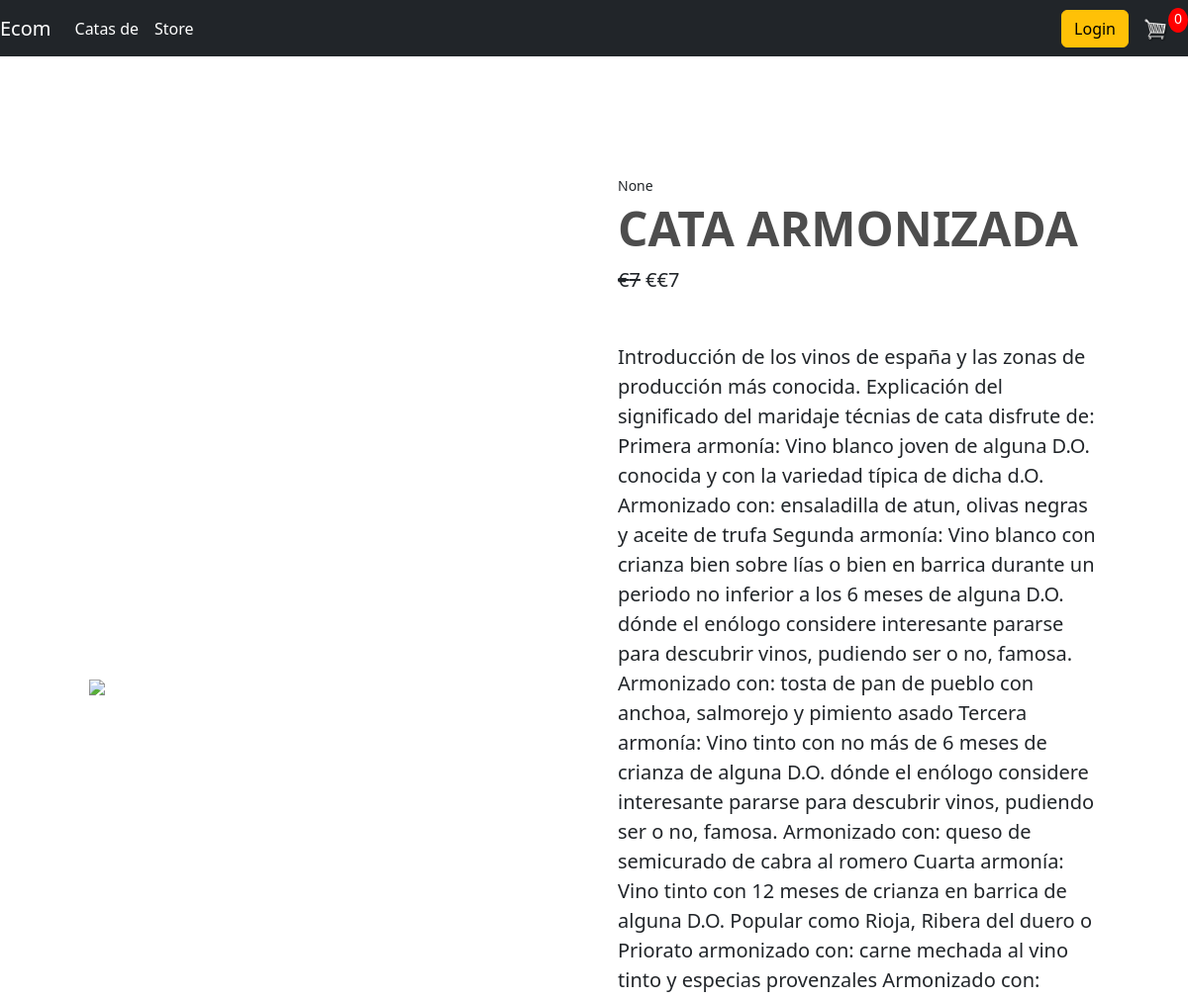
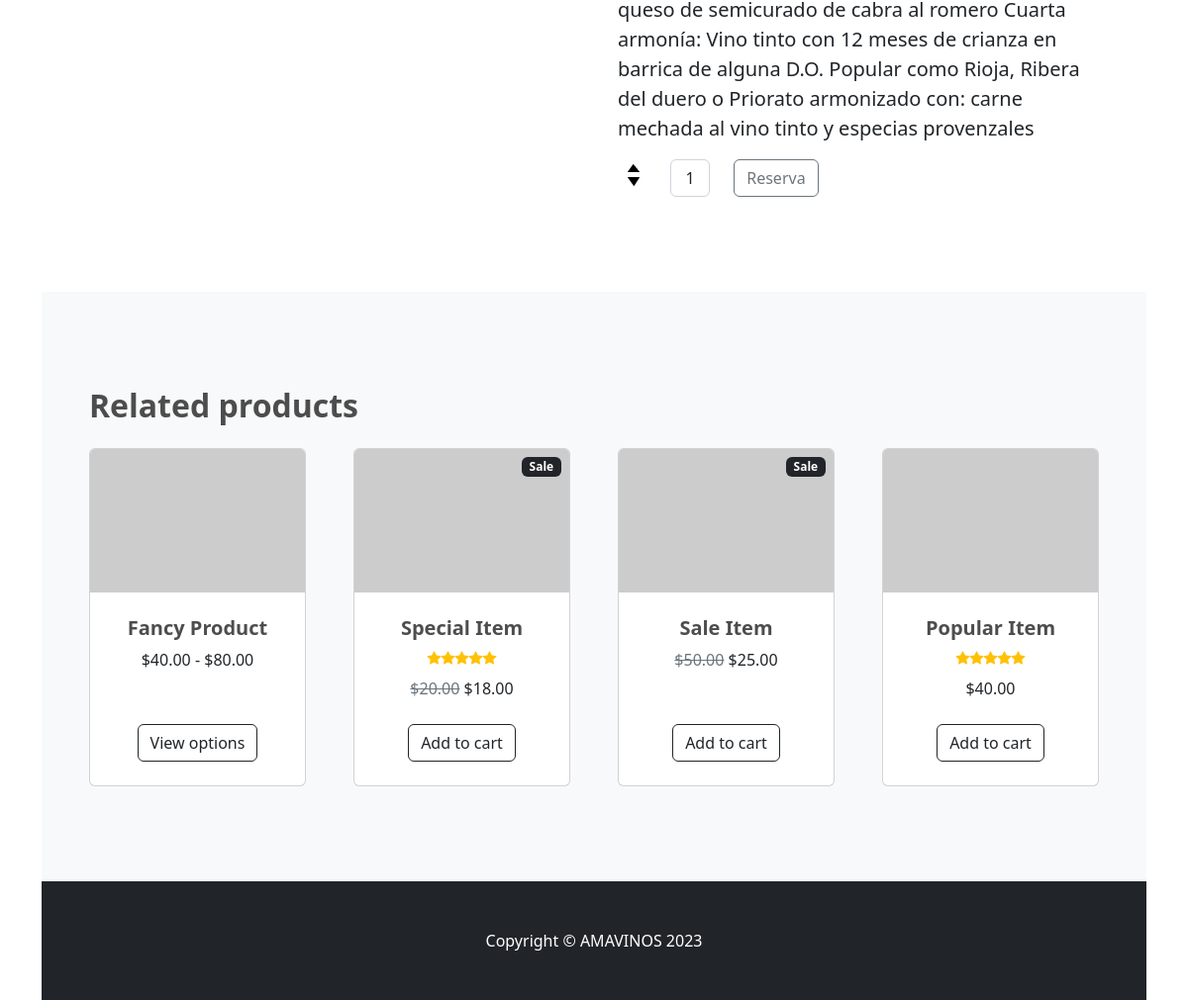
Screenshot of /cata-de-vinos/cata-armonizada/ with the database file from the repository (2 pictures, top to bottom).
### store/models.py (models this page shows, shortened)
class Product(models.Model):
	id = models.BigAutoField(primary_key=True)
	name = models.CharField(max_length=200)
	slug=models.SlugField(blank=True)
	price = models.IntegerField()
	digital = models.BooleanField(default=False,null=True, blank=True)
	image = models.ImageField(null=True, blank=True)
	category=models.ForeignKey(Category, on_delete=models.SET_NULL, null=True, blank=True)
	description=models.CharField(max_length=1000,null=True, blank=True)
	@property
	def imageURL(self):
		try:
			url = self.image.url
		except:
			url = ''
		return url

class Cata(Product):
	date=models.DateTimeField(null=True, blank=True)
	duration=models.CharField(max_length=50, default='2 horas')
	location=models.CharField(max_length=50, default='Calle Antillano Campos, 5')

class Product(models.Model):
	id = models.BigAutoField(primary_key=True)
	name = models.CharField(max_length=200)
	slug=models.SlugField(blank=True)
	price = models.IntegerField()
	digital = models.BooleanField(default=False,null=True, blank=True)
	image = models.ImageField(null=True, blank=True)
	category=models.ForeignKey(Category, on_delete=models.SET_NULL, null=True, blank=True)
	description=models.CharField(max_length=1000,null=True, blank=True)
	@property
	def imageURL(self):
		try:
			url = self.image.url
		except:
			url = ''
		return url

### store/views.py (the view)
# urls.py: path('cata-de-vinos/<slug:slug>/', views.event_detail, name='event_detail'),   #devo capire come mettere l'evento giusto
def event_detail(request, slug):
	data=cartData(request)
	cartItems = data['cartItems']
	order = data['order']
	items = data['items']
	product = get_object_or_404(Cata, slug=slug)
	context = {'product': product, 'cartItems': cartItems}
	return render(request, 'store/event_detail.html', context)

### store/utils.py (called while the page is built, shortened)
def cookieCart(request):
	try:
		cart = json.loads(request.COOKIES['cart'])
	except:
		cart = {}
		print('CART:', cart)
	items = []
	order = {'get_cart_total':0, 'get_cart_items':0, 'shipping':False}
	cartItems = order['get_cart_items']
	return {'cartItems':cartItems ,'order':order, 'items':items}

def cartData(request):
	if request.user.is_authenticated:
		customer = request.user.customer
		order, created = Order.objects.get_or_create(customer=customer, complete=False)
		items = order.orderitem_set.all()
		cartItems = order.get_cart_items
	else:
		cookieData = cookieCart(request)
		cartItems = cookieData['cartItems']
		order = cookieData['order']
		items = cookieData['items']
	return {'cartItems':cartItems ,'order':order, 'items':items}

### store/templates/store/event_detail.html (shortened to what this page needs)
{% extends 'store/main.html' %}
{% load static %}
{% block content %}
<!DOCTYPE html>
<html lang="en">
    <head>
        <link href="https://cdn.jsdelivr.net/npm/bootstrap-icons@1.5.0/font/bootstrap-icons.css" rel="stylesheet" />
        <link href="css/styles.css" rel="stylesheet" />
    </head>
    <body>
        <section class="py-5">
            <div class="container px-4 px-lg-5 my-5">
                <div class="row gx-4 gx-lg-5 align-items-center">
                    <div class="col-md-6"><img class="card-img-top mb-5 mb-md-0" src={{product.imageURL}} alt="{{product.name}}" /></div>
                    <div class="col-md-6">
                        <div class="small mb-1">{{product.date}}</div>
                        <h1 class="display-5 fw-bolder">{{product.name}}</h1>
                        <div class="fs-5 mb-5">
                            <span class="text-decoration-line-through">€{{product.price}}</span>
                            <span>€€{{product.price}}</span>
                        </div>
                        <p class="lead">{{product.description}}</p>
                        <div class="d-flex">
                            <p class="quantity">{{item.quantity}}</p>
                            <div class="quantity">
                                <div class="row">
                                    <div class="col-2">
                                        <img data-product="{{item.product.id}}" data-action="add" class="chg-quantity update-cart" src="{% static  'images/arrow-up.png' %}">
                                        <img data-product="{{item.product.id}}" data-action="remove" class="chg-quantity update-cart" src="{% static  'images/arrow-down.png' %}">
                                    </div>
                                    <div class="col-3">
                                        <input class="form-control text-center me-3" id="inputQuantity" type="num" value="1" style="max-width: 3rem; vertical-align: middle;" />
                                    </div>
                                    <div class="col-3">
                                        <button data-product="{{product.id}}" data-action="add" class="btn btn-outline-secondary add-btn update-cart">Reserva</button>
                                    </div>
                                    <div class="col-2">
                                    </div>
                                </div>
                            </div>
                        </div>
                    </div>
                </div>
            </div>
        </section>
        <section class="py-5 bg-light">
            <div class="container px-4 px-lg-5 mt-5">
                <h2 class="fw-bolder mb-4">Related products</h2>
                <div class="row gx-4 gx-lg-5 row-cols-2 row-cols-md-3 row-cols-xl-4 justify-content-center">
                    <div class="col mb-5">
                        <div class="card h-100">
                            <img class="card-img-top" src="https://dummyimage.com/450x300/dee2e6/6c757d.jpg" alt="..." />
                            <div class="card-body p-4">
                                <div class="text-center">
                                    <h5 class="fw-bolder">Fancy Product</h5>
                                    $40.00 - $80.00
                                </div>
                            </div>
                            <div class="card-footer p-4 pt-0 border-top-0 bg-transparent">
                                <div class="text-center"><a class="btn btn-outline-dark mt-auto" href="#">View options</a></div>
                            </div>
                        </div>
                    </div>
                    <div class="col mb-5">
                        <div class="card h-100">
                            <div class="badge bg-dark text-white position-absolute" style="top: 0.5rem; right: 0.5rem">Sale</div>
                            <img class="card-img-top" src="https://dummyimage.com/450x300/dee2e6/6c757d.jpg" alt="..." />
                            <div class="card-body p-4">
                                <div class="text-center">
                                    <h5 class="fw-bolder">Special Item</h5>
                                    <div class="d-flex justify-content-center small text-warning mb-2">
                                        <div class="bi-star-fill"></div>
                                        <div class="bi-star-fill"></div>
                                        <div class="bi-star-fill"></div>
                                        <div class="bi-star-fill"></div>
                                        <div class="bi-star-fill"></div>
                                    </div>
                                    <span class="text-muted text-decoration-line-through">$20.00</span>
                                    $18.00
                                </div>
                            </div>
                            <div class="card-footer p-4 pt-0 border-top-0 bg-transparent">
                                <div class="text-center"><a class="btn btn-outline-dark mt-auto" href="#">Add to cart</a></div>
                            </div>
                        </div>
                    </div>
                    <div class="col mb-5">
                        <div class="card h-100">
                            <div class="badge bg-dark text-white position-absolute" style="top: 0.5rem; right: 0.5rem">Sale</div>
                            <img class="card-img-top" src="https://dummyimage.com/450x300/dee2e6/6c757d.jpg" alt="..." />
                            <div class="card-body p-4">
                                <div class="text-center">
                                    <h5 class="fw-bolder">Sale Item</h5>
                                    <span class="text-muted text-decoration-line-through">$50.00</span>
                                    $25.00
                                </div>
                            </div>
                            <div class="card-footer p-4 pt-0 border-top-0 bg-transparent">
                                <div class="text-center"><a class="btn btn-outline-dark mt-auto" href="#">Add to cart</a></div>
                            </div>
                        </div>
                    </div>
                    <div class="col mb-5">
                        <div class="card h-100">
                            <img class="card-img-top" src="https://dummyimage.com/450x300/dee2e6/6c757d.jpg" alt="..." />
                            <div class="card-body p-4">
                                <div class="text-center">
                                    <h5 class="fw-bolder">Popular Item</h5>
                                    <div class="d-flex justify-content-center small text-warning mb-2">
                                        <div class="bi-star-fill"></div>
                                        <div class="bi-star-fill"></div>
                                        <div class="bi-star-fill"></div>
                                        <div class="bi-star-fill"></div>
                                        <div class="bi-star-fill"></div>
                                    </div>
                                    $40.00
                                </div>
                            </div>
                            <div class="card-footer p-4 pt-0 border-top-0 bg-transparent">
                                <div class="text-center"><a class="btn btn-outline-dark mt-auto" href="#">Add to cart</a></div>
                            </div>
                        </div>
                    </div>
                </div>
            </div>
        </section>
        <footer class="py-5 bg-dark">
            <div class="container"><p class="m-0 text-center text-white">Copyright &copy; AMAVINOS 2023</p></div>
        </footer>
    </body>
</html>
{% endblock content %}

### static/css/main.css (style rules this page uses)
body { background-color: hsl(0, 0%, 98%); }
h1,h2,h3,h4,h5,h6 { color:hsl(0, 0%, 30%); }
.bg-dark { background-color: #4f868c!important; }
.btn { border-radius: 0; }
.quantity { display: inline-block; font-weight: 700; padding-right:10px; }
.chg-quantity { width: 12px; cursor: pointer; display: block; margin-top: 5px; transition:.1s; }

### rows the page displays
Cata: date "None"
Product: name "CATA ARMONIZADA", price "7", description "Introducción de los vinos de españa y las zonas de producción más conocida. Explicación del significado del maridaje técnias de cata disfrute de: Primera armonía: Vino blanco joven de alguna D.O. conocida y con la variedad típica de dicha d.O. Armonizado con: ensaladilla de atun, olivas negras y aceite de trufa Segunda armonía: Vino blanco con crianza bien sobre lías o bien en barrica durante un periodo no inferior a los 6 meses de alguna D.O. dónde el enólogo considere interesante pararse para descubrir vinos, pudiendo ser o no, famosa. Armonizado con: tosta de pan de pueblo con anchoa, salmorejo y pimiento asado Tercera armonía: Vino tinto con no más de 6 meses de crianza de alguna D.O.…"

### other values shown
{{ cartItems }} "0"
